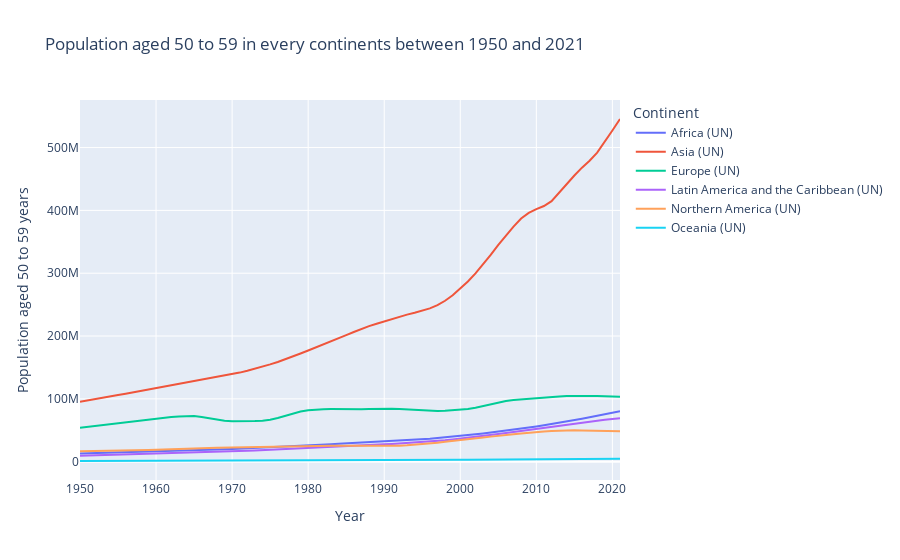

Source (notebook cell):
### Markdown cell above
This plots indicate the growth of the population aged 50 to 59 years for all the continent.

We can see a clear tendency for Africa, Asia, Oceania and Latin America to see their population aged 50 to 59 years expand whereas for 10 years Europe is basically stagnating and tends to decrease a little bit for the last years. The same thing is happening in Northern America. this could be driven by the fact that these continents are seeing their population getting older and that these old population are not replaced by younger one.

### Code cell
# Filter the DataFrame to select data related to other continents
continents_data = filtered_pop[~filtered_pop['Continents and World'].isin(['World'])]

# Columns to include in the plot
columns_to_plot = ['Population aged 50 to 59 years']

# Create an interactive line plot with multiple curves using Plotly Express
fig = px.line(continents_data, x='Year', y='Population aged 50 to 59 years', color='Continents and World', 
              title='Population aged 50 to 59 in every continents between 1950 and 2021', 
              labels={'value': 'Population', 'Year': 'Year', 'Continents and World': 'Continent'})

# Show the interactive line plot
fig.show()
